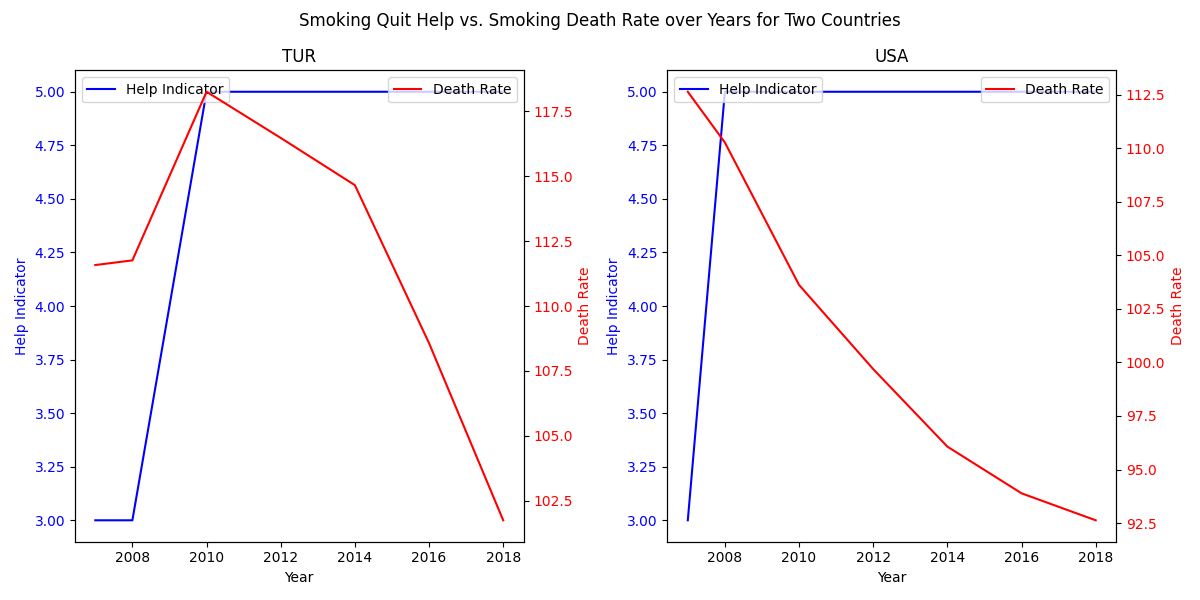

Generate this figure with Python:
import mysql.connector
import pandas as pd
import matplotlib.pyplot as plt


config = {
    'user': '**',
    'password': '**',
    'host': '**',
    'database': '**',
}


connection = mysql.connector.connect(**config)
cursor = connection.cursor()


quit_help_query = "SELECT * FROM smoking_quit_help WHERE iso_code IN ('TUR', 'USA')"
death_rate_query = "SELECT * FROM death_rate_smoking WHERE iso_code IN ('TUR', 'USA')"
quit_help_data = pd.read_sql(quit_help_query, connection)
death_rate_data = pd.read_sql(death_rate_query, connection)

# Merge the quit help and death rate data on 'year' and 'iso_code'
data = pd.merge(quit_help_data, death_rate_data, on=['year', 'iso_code'])

# the necessary columns for visualization
years = data['year']
help_indicator = data['help_indicator']
death_rate = data['death_rate']
country_codes = data['iso_code'].unique()

# Set up the plot with 2 subplots
fig, axes = plt.subplots(nrows=1, ncols=2, figsize=(12, 6))
axes = axes.flatten()


for i, country_code in enumerate(country_codes[:2]):  # Select the first two country codes
    country_data = data[data['iso_code'] == country_code]

    # Extract the necessary columns for visualization
    years = country_data['year']
    help_indicator = country_data['help_indicator']
    death_rate = country_data['death_rate']

    # Create a new plot on the current subplot
    ax = axes[i]
    ax.plot(years, help_indicator, color='blue', label='Help Indicator')
    ax.set_xlabel('Year')
    ax.set_ylabel('Help Indicator', color='blue')
    ax.tick_params(axis='y', labelcolor='blue')

    # Create a twin y-axis for the death rate and plot it
    ax2 = ax.twinx()
    ax2.plot(years, death_rate, color='red', label='Death Rate')
    ax2.set_ylabel('Death Rate', color='red')
    ax2.tick_params(axis='y', labelcolor='red')

    # Set the title and legend for the subplot
    ax.set_title(country_code)
    ax.legend(loc='upper left')
    ax2.legend(loc='upper right')

# Graph adjustments
fig.suptitle('Smoking Quit Help vs. Smoking Death Rate over Years for Two Countries')
plt.tight_layout()
plt.show()
